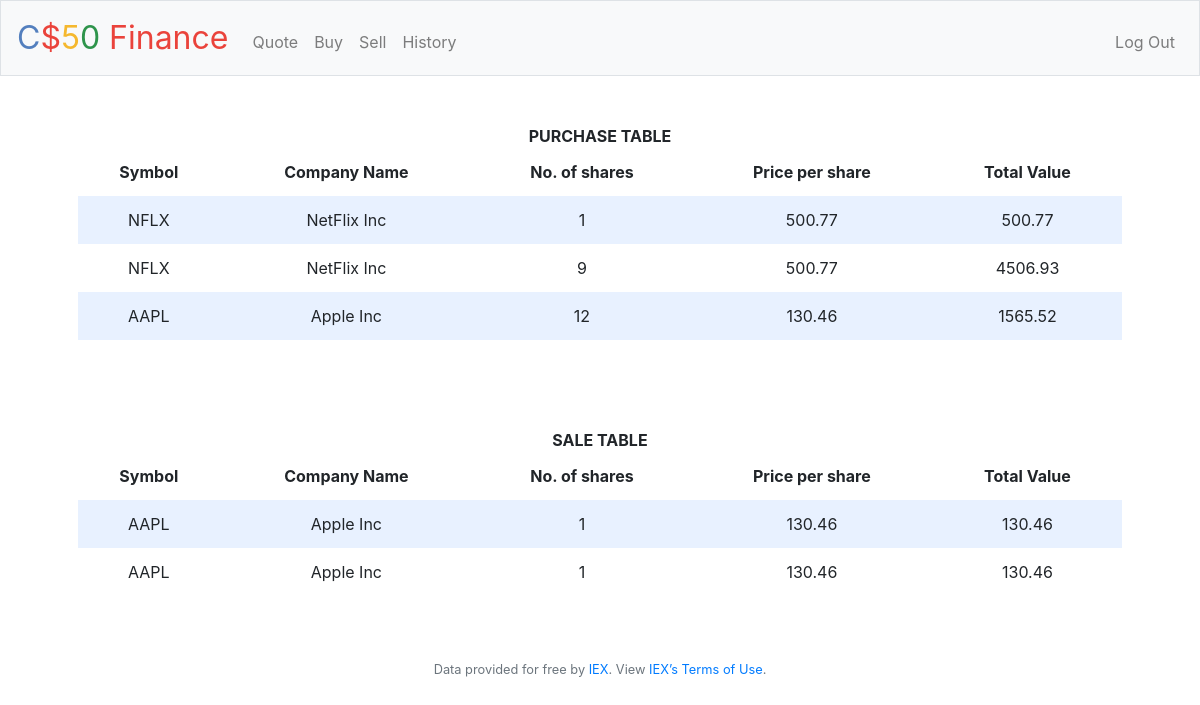
Screenshot of /history (signed in) with the database file from the repository.
### tables this page shows
CREATE TABLE buy
(
    id INT NOT NULL,
    company_name VARCHAR(500),
    symbol VARCHAR(20),
    no_of_shares INT,
    price_per_share NUMERIC NOT NULL,
    total_price NUMERIC NOT NULL,
    FOREIGN KEY (id) REFERENCES users(id)
);

CREATE TABLE sell
(
    id INT NOT NULL,
    company_name VARCHAR(500),
    symbol VARCHAR(20),
    no_of_shares INT,
    price_per_share NUMERIC NOT NULL,
    total_price NUMERIC NOT NULL,
    FOREIGN KEY (id) REFERENCES users(id)
);

### application.py (the view)
@app.route("/history")
@login_required
def history():
    session_id = session["user_id"]
    sell = db.execute("SELECT * FROM sell WHERE id = ?", session_id)
    buy = db.execute("SELECT * FROM buy WHERE id = ?", session_id)
    return render_template("history.html", sell=sell,buy=buy)

### application.py (called while the page is built)
@app.after_request
def after_request(response):
    response.headers["Cache-Control"] = "no-cache, no-store, must-revalidate"
    response.headers["Expires"] = 0
    response.headers["Pragma"] = "no-cache"
    return response

### helpers.py (called while the page is built)
def login_required(f):
    @wraps(f)
    def decorated_function(*args, **kwargs):
        if session.get("user_id") is None:
            return redirect("/login")
        return f(*args, **kwargs)
    return decorated_function

### templates/history.html (shortened to what this page needs)
{% extends "layout.html" %}
{% block main %}
<div>
    <table>
        <strong>PURCHASE TABLE</strong>
        <thead>
            <tr>
            <td><strong>Symbol</strong></td>
            <td><strong>Company Name</strong></td>
            <td><strong>No. of shares</strong></td>
            <td><strong>Price per share</strong></td>
            <td><strong>Total Value</strong></td>
            </tr>
        </thead>
        <tbody>
            {% for dicts in buy %}
                <tr>
                    <td>{{ dicts.symbol }}</td>
                    <td>{{ dicts.company_name }}</td>
                    <td>{{ dicts.no_of_shares }}</td>
                    <td>{{ dicts.price_per_share }}</td>
                    <td>{{ dicts.total_price }}</td>
                </tr>
            {% endfor %}
        </tbody>
    </table>
</div>
<br><br><br>
<div>
    <table>
        <strong>SALE TABLE</strong>
        <thead>
            <tr>
            <td><strong>Symbol</strong></td>
            <td><strong>Company Name</strong></td>
            <td><strong>No. of shares</strong></td>
            <td><strong>Price per share</strong></td>
            <td><strong>Total Value</strong></td>
            </tr>
        </thead>
        <tbody>
            {% for dicts in sell %}
                <tr>
                    <td>{{ dicts.symbol }}</td>
                    <td>{{ dicts.company_name }}</td>
                    <td>{{ dicts.no_of_shares }}</td>
                    <td>{{ dicts.price_per_share }}</td>
                    <td>{{ dicts.total_price }}</td>
                </tr>
            {% endfor %}
        </tbody>
    </table>
</div>
{% endblock %}

### templates/layout.html (shortened to what this page needs)
<!DOCTYPE html>
<html lang="en">
    <head>
        <link rel="stylesheet" href="https://cdn.jsdelivr.net/npm/bootstrap@4.5.3/dist/css/bootstrap.min.css">
        <link href="/static/styles.css" rel="stylesheet">
    </head>
    <body>
        <nav class="navbar navbar-expand-md navbar-light bg-light border">
            <a class="navbar-brand" href="/"><span class="blue">C</span><span class="red">$</span><span class="yellow">5</span><span class="green">0</span> <span class="red">Finance</span></a>
            <div class="collapse navbar-collapse" id="navbar">
                {% if session.user_id %}
                    <ul class="navbar-nav mr-auto mt-2">
                        <li class="nav-item"><a class="nav-link" href="/quote">Quote</a></li>
                        <li class="nav-item"><a class="nav-link" href="/buy">Buy</a></li>
                        <li class="nav-item"><a class="nav-link" href="/sell">Sell</a></li>
                        <li class="nav-item"><a class="nav-link" href="/history">History</a></li>
                    </ul>
                    <ul class="navbar-nav ml-auto mt-2">
                        <li class="nav-item"><a class="nav-link" href="/logout">Log Out</a></li>
                    </ul>
                {% else %}
                    <ul class="navbar-nav ml-auto mt-2">
                        <li class="nav-item"><a class="nav-link" href="/register">Register</a></li>
                        <li class="nav-item"><a class="nav-link" href="/login">Log In</a></li>
                    </ul>
                {% endif %}
            </div>
        </nav>
        <main class="container p-5">
            {% block main %}{% endblock %}
        </main>
        <footer class="small text-center text-muted">
            Data provided for free by <a href="https://iextrading.com/developer">IEX</a>. View <a href="https://iextrading.com/api-exhibit-a/">IEX’s Terms of Use</a>.
        </footer>
    </body>
</html>

### static/styles.css (style rules this page uses)
nav .navbar-brand { font-size: xx-large; }
nav .navbar-brand .blue { color: #537fbe; }
nav .navbar-brand .red { color: #ea433b; }
nav .navbar-brand .yellow { color: #f5b82e; }
nav .navbar-brand .green { color: #2e944b; }
main { overflow-x: auto; text-align: center; }
table { background-color: transparent; margin-bottom: 1rem; width: 100%; }
table th,table td { padding: 0.75rem; vertical-align: middle; }
tbody tr:nth-of-type(odd) { background-color: rgb(179, 208, 255, 0.3) }

### rows the page displays
buy: symbol "NFLX", company_name "NetFlix Inc", no_of_shares "1", price_per_share "500.77", total_price "500.77"
buy: symbol "NFLX", company_name "NetFlix Inc", no_of_shares "9", price_per_share "500.77", total_price "4506.93"
buy: symbol "AAPL", company_name "Apple Inc", no_of_shares "12", price_per_share "130.46", total_price "1565.52"
sell: symbol "AAPL", company_name "Apple Inc", no_of_shares "1", price_per_share "130.46", total_price "130.46"
sell: symbol "AAPL", company_name "Apple Inc", no_of_shares "1", price_per_share "130.46", total_price "130.46"
